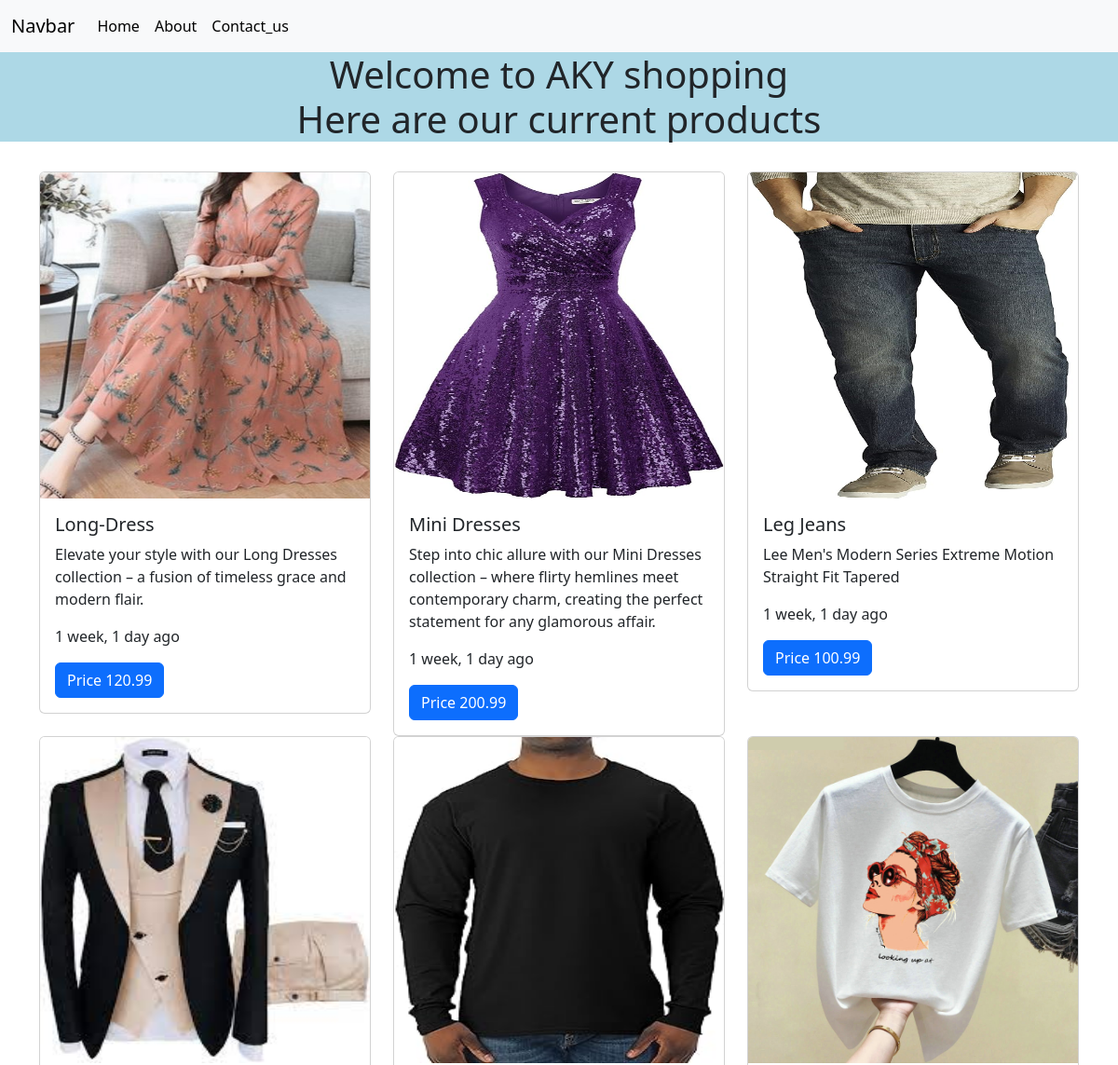
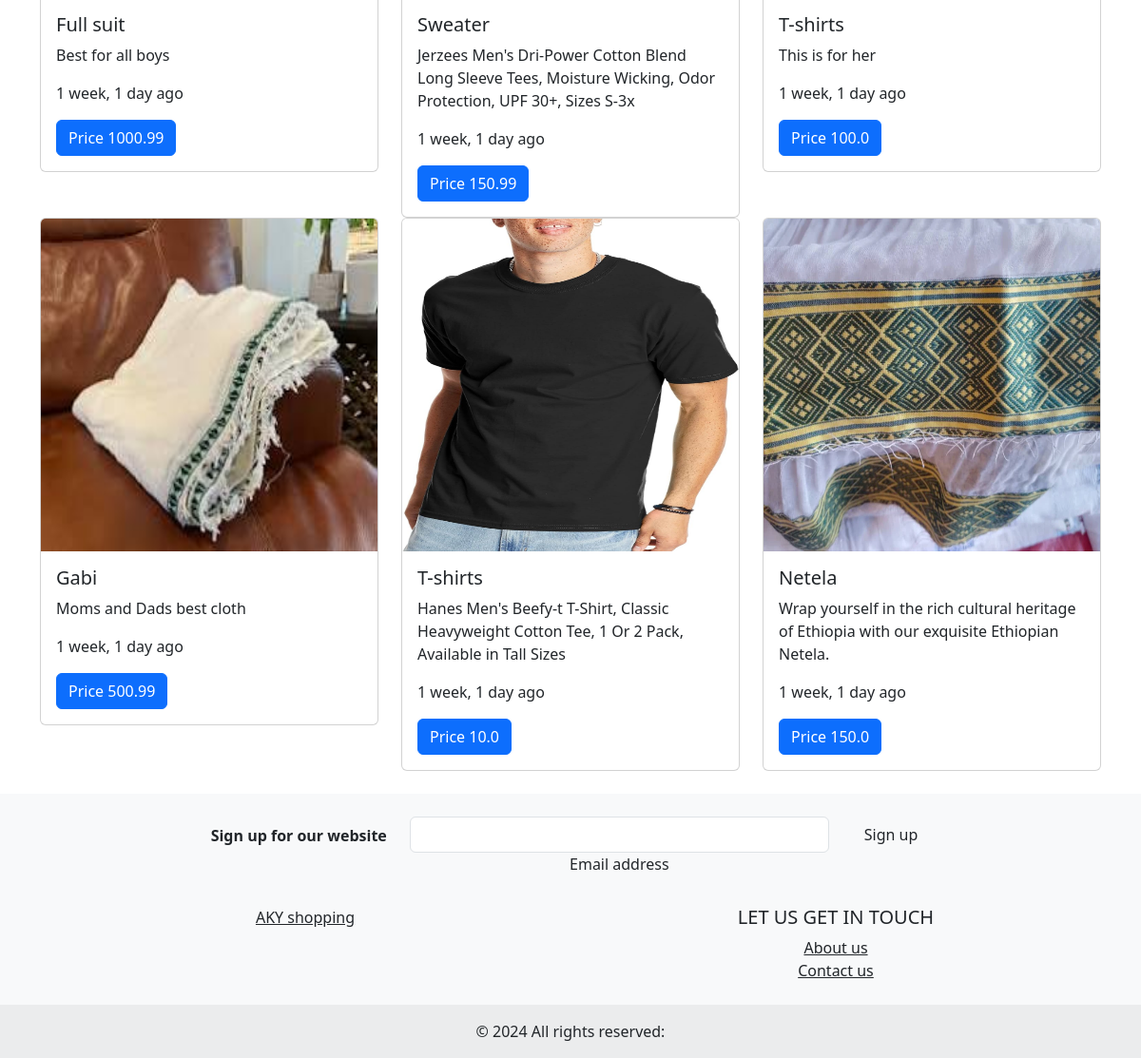
The page / on the database its author committed (2 pictures, top to bottom).
### commerce/models.py (models this page shows, shortened)
class Product(models.Model):
    product_name = models.CharField(max_length=100)
    product_description = models.TextField()
    category = models.ForeignKey(Category, on_delete= models.CASCADE)
    image = models.ImageField(null = True)
    price= models.FloatField(null = True)
    date = models.DateField(auto_now_add=True, null = True)

class CompanyInformation(models.Model):
    name = models.CharField(max_length=100)
    description = models.TextField()

### commerce/views.py (the view)
# urls.py: path('', home, name= 'home'),
def home(requests):
    info = CompanyInformation.objects.all().first()
    products = Product.objects.all()
    data = {
        'info':info,
        'products':products
    }
    return render(requests, 'home.html', data)

### commerce/templates/home.html (shortened to what this page needs)
<!DOCTYPE html>
<html lang="en">
  <head>
    <link
      href="https://cdn.jsdelivr.net/npm/bootstrap@5.3.2/dist/css/bootstrap.min.css"
      rel="stylesheet"
    />
  </head>
  <body>
    {% include "header.html" %}
    <main>
      <h1 Align = 'center' style="background-color: lightblue;">Welcome to AKY shopping<br>
        Here are our current products</h1>
      <br>
      <div class="container">
        <div class="row">
          {% for single_product in products %}
          <div class="col-lg-4 md-3 sm-6">
            <div class="card">
              <img
                style="width: auto; height: 350px"
                src="{{single_product.image.url}}"
                class="card-img-top"
                alt="..."
              />
              <div class="card-body">
                <h5 class="card-title">{{single_product.product_name}}</h5>
                <p class="card-text">{{single_product.product_description}}</p>
                <p class="card-text">{{single_product.date|timesince}} ago</p>
                <a href="#" class="btn btn-primary"
                  >Price {{single_product.price}}</a
                >
              </div>
            </div>
          </div>
          {% endfor %}
        </div>
      </div>
    </main>
<br>
    {% include "footer2.html" %}
  </body>
</html>

### commerce/templates/header.html (shortened to what this page needs)
<header>
    <nav class="navbar navbar-expand-lg bg-body-tertiary">
      <div class="container-fluid">
        <a class="navbar-brand" href="#">Navbar</a>
        <div class="collapse navbar-collapse" id="navbarSupportedContent">
          <ul class="navbar-nav me-auto mb-2 mb-lg-0">
            <li class="nav-item">
              <a class="nav-link active" aria-current="page" href="{% url 'home' %}">Home</a>
            </li>
            <li class="nav-item">
              <a class="nav-link active" aria-current="page" href="{% url 'about' %}">About</a>
            </li>
            <li class="nav-item">
              <a class="nav-link active" aria-current="page" href="{% url 'contact' %}">Contact_us</a>
            </li>
          </ul>
        </div>
      </div>
    </nav>
  </header>

### commerce/templates/footer2.html
<footer class="bg-body-tertiary text-center" style="background-color: rgba(0, 0, 0, 0.05);">
    <div class="container p-4">
      <section class="">
        <form action="">
          <div class="row d-flex justify-content-center">
            <div class="col-auto">
              <p class="pt-2">
                <strong>Sign up for our website</strong>
              </p>
            </div>
            <div class="col-md-5 col-12">
              <div data-mdb-input-init class="form-outline mb-4">
                <input type="email" id="form5Example24" class="form-control" />
                <label class="form-label" for="form5Example24">Email address</label>
              </div>
            </div>
            <div class="col-auto">
              <button data-mdb-ripple-init type="submit" class="btn btn-outline mb-4">
                Sign up
              </button>
            </div>
          </div>
        </form>
      </section>
      <section class="">
        <div class="row">
          <div class="col-lg-6 col-md-6 mb-6 mb-md-0">
            <ul class="list-unstyled mb-0">
              <li>
                <a class="text-body" href="#!">{{info.name}}</a>
              </li>
            </ul>
          </div>
          <div class="col-lg-6 col-md-6 mb-6 mb-md-0">
            <h5 class="text-uppercase" >Let us get in touch</h5>
            <ul class="list-unstyled mb-0">
              <li>
                <a class="text-body" href="{% url 'about' %}">About us</a>
              </li>
              <li>
                <a class="text-body" href="{% url 'contact' %}">Contact us</a>
              </li>
            </ul>
          </div>
        </div>
      </section>
    </div>
    <div class="text-center p-3" style="background-color: rgba(0, 0, 0, 0.05);">
      © 2024 All rights reserved:
    </div>
  </footer>

### rows shown on the page
Product: image (picture), product_name "Long-Dress", product_description "Elevate your style with our Long Dresses collection – a fusion of timeless grace and modern flair.", date "1 week, 1 day", price "120.99"
Product: image (picture), product_name "Mini Dresses", product_description "Step into chic allure with our Mini Dresses collection – where flirty hemlines meet contemporary charm, creating the perfect statement for any glamorous affair.", date "1 week, 1 day", price "200.99"
Product: image (picture), product_name "Leg Jeans", product_description "Lee Men's Modern Series Extreme Motion Straight Fit Tapered", date "1 week, 1 day", price "100.99"
Product: image (picture), product_name "Full suit", product_description "Best for all boys", date "1 week, 1 day", price "1000.99"
Product: image (picture), product_name "Sweater", product_description "Jerzees Men's Dri-Power Cotton Blend Long Sleeve Tees, Moisture Wicking, Odor Protection, UPF 30+, Sizes S-3x", date "1 week, 1 day", price "150.99"
Product: image (picture), product_name "T-shirts", product_description "This is for her", date "1 week, 1 day", price "100.0"
Product: image (picture), product_name "Gabi", product_description "Moms and Dads best cloth", date "1 week, 1 day", price "500.99"
Product: image (picture), product_name "T-shirts", product_description "Hanes Men's Beefy-t T-Shirt, Classic Heavyweight Cotton Tee, 1 Or 2 Pack, Available in Tall Sizes", date "1 week, 1 day", price "10.0"
Product: image (picture), product_name "Netela", product_description "Wrap yourself in the rich cultural heritage of Ethiopia with our exquisite Ethiopian Netela.", date "1 week, 1 day", price "150.0"
CompanyInformation: name "AKY shopping"
